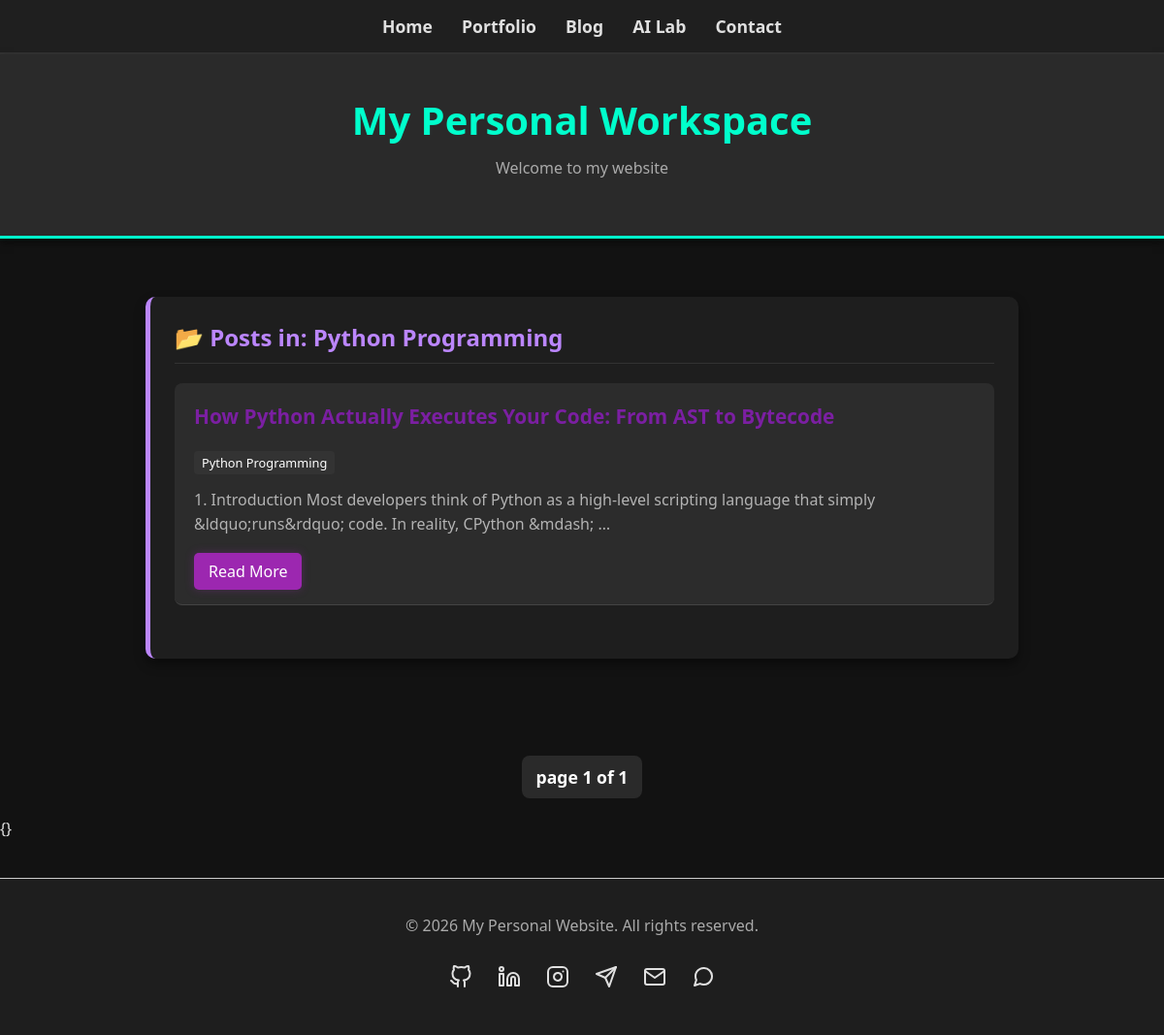
The page /category/Python Programming/ on the database its author committed.
### blog/models.py (models this page shows, shortened)
class Category(models.Model):
    name = models.CharField(max_length=100)
    class Meta:
        verbose_name_plural = "Categories"

class Post(models.Model):
    title = models.CharField(max_length=200)
    content = HTMLField()
    created_on = models.DateTimeField(auto_now_add=True)
    image = models.ImageField(upload_to='blog_images/', blank=True, null=True)
    categories = models.ManyToManyField(Category, blank=True)

### blog/views.py (the view)
# urls.py: path('category/<str:category_name>/', blog_views.category_posts, name='category_posts'),
def category_posts(request, category_name):
    category = get_object_or_404(Category, name=category_name)
    posts = Post.objects.filter(categories=category).order_by('-created_on')
    paginator = Paginator(posts, 3)  # 3 posts per page
    page_number = request.GET.get('page')
    page_obj = paginator.get_page(page_number)
    context = {
        'category': category,
        'page_obj': page_obj,
    }
    return render(request, 'blog/category_posts.html', context)

### templates/blog/category_posts.html (shortened to what this page needs)
{% extends 'base.html' %}
{% block content %}
<div class="container">
    <div class="section-card">
        <h2>📂 Posts in: {{ category.name }}</h2>
        <ul>
            {% for post in page_obj %}
                <li class="li-blog" style="margin-bottom: 30px; border-bottom: 1px solid #444; padding-bottom: 15px;">
                    <strong>
                        <a href="{% url 'post_detail' post.id %}" style="color: #7b1fa2; text-decoration: none;">
                            {{ post.title }}
                        </a>
                    </strong>
                    <br><br>
                    {% if post.categories.all %}
                        <div style="margin-bottom: 10px;">
                            {% for cat in post.categories.all %}
                                <a href="{% url 'category_posts' cat.name %}" style="background-color: #333; color: #fff; padding: 3px 8px; border-radius: 4px; font-size: 0.8em; margin-right: 5px; text-decoration: none;">
                                    {{ cat.name }}
                                </a>
                            {% endfor %}
                        </div>
                    {% endif %}
                    <p>{{ post.content|striptags|truncatewords:20 }}</p>
                    <a href="{% url 'post_detail' post.id %}" class="btn-blog" style="padding: 8px 15px;">Read More</a>
                </li>
            {% empty %}
                <li>No posts found in this category.</li>
            {% endfor %}
        </ul>
    </div>
</div>
{% include 'components/pagination.html' with btn_class="btn-blog" %}
{% endblock %}

### static/css/style.css (style rules this page uses)
body { font-family: 'Segoe UI', Tahoma, Geneva, Verdana, sans-serif; background-color: #121212; color: #e0e0e0; margin: 0; padding: 0; }
.container { display: flex; flex-direction: column; gap: 30px; padding: 30px; max-width: 900px; margin: 0 auto; }
.section-card { background-color: #1e1e1e; padding: 25px; border-radius: 10px; box-shadow: 0 6px 12px rgba(0,0,0,0.4); border-left: 5px solid #bb86fc; }
.section-card h2 { margin-top: 0; color: #bb86fc; border-bottom: 1px solid #333; padding-bottom: 10px; }
ul { list-style-type: none; padding: 0; }
li { background-color: #2c2c2c; margin-bottom: 15px; padding: 20px; border-radius: 8px; transition: transform 0.3s ease; }
strong { color: #03dac6; font-size: 1.3em; }
p, small { color: #b3b3b3; line-height: 1.6; }
.btn-blog { background-color: #9c27b0; box-shadow: 0 0 10px rgba(156, 39, 176, 0.3); border-radius: 5px; text-decoration: none; display: inline-block; color:white; }

### rows shown on the page
Category: name "Python Programming"
Post: title "How Python Actually Executes Your Code: From AST to Bytecode", content "1. Introduction Most developers think of Python as a high-level scripting language that simply &ldquo;runs&rdquo; code. In reality, CPython &mdash; …"

### other values the page prints
{{ title|default:"My Personal Workspace" }} "My Personal Workspace"
{{ subtitle|default:"Welcome to my website" }} "Welcome to my website"
{{ page_obj.number }} "1"
{{ page_obj.paginator.num_pages }} "1"
